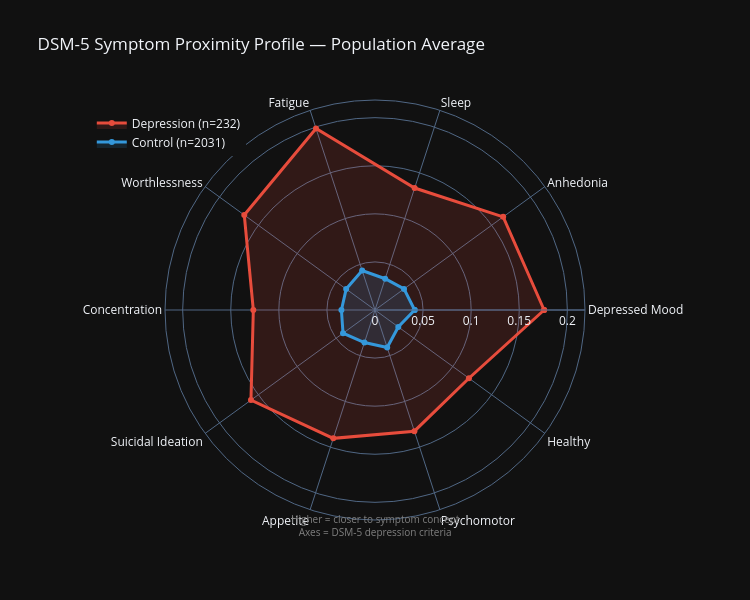

The notebook cell this image was saved under:
### Code cell
# Radar chart: mean symptom proximity — Depression vs Control
# We use (1 - cosine_distance) as "proximity" so higher = closer to symptom

dep_profiles = []
ctl_profiles = []
for uid, summary in user_summaries.items():
    proximity = [1.0 - d for d in summary['mean']]  # convert distance → proximity
    if user_label[uid] == 'depression':
        dep_profiles.append(proximity)
    else:
        ctl_profiles.append(proximity)

dep_mean = np.mean(dep_profiles, axis=0)
ctl_mean = np.mean(ctl_profiles, axis=0)
dep_std = np.std(dep_profiles, axis=0)
ctl_std = np.std(ctl_profiles, axis=0)

# Radar labels (close the polygon)
radar_labels = SYMPTOM_LABELS + [SYMPTOM_LABELS[0]]
dep_r = list(dep_mean) + [dep_mean[0]]
ctl_r = list(ctl_mean) + [ctl_mean[0]]

fig = go.Figure()
fig.add_trace(go.Scatterpolar(
    r=dep_r, theta=radar_labels, fill='toself',
    name=f'Depression (n={len(dep_profiles)})',
    line=dict(color=C_DEP, width=3),
    fillcolor='rgba(231, 76, 60, 0.15)',
))
fig.add_trace(go.Scatterpolar(
    r=ctl_r, theta=radar_labels, fill='toself',
    name=f'Control (n={len(ctl_profiles)})',
    line=dict(color=C_CTL, width=3),
    fillcolor='rgba(52, 152, 219, 0.15)',
))

fig.update_layout(
    title='DSM-5 Symptom Proximity Profile — Population Average',
    polar=dict(
        radialaxis=dict(visible=True, range=[0, max(max(dep_r), max(ctl_r)) * 1.1]),
        bgcolor='rgba(0,0,0,0)',
    ),
    width=750, height=600,
    template='plotly_dark',
    legend=dict(x=0.02, y=0.98),
    annotations=[dict(
        text='Higher = closer to symptom concept<br>Axes = DSM-5 depression criteria',
        x=0.5, y=-0.05, xref='paper', yref='paper',
        showarrow=False, font=dict(size=10, color='gray'),
    )],
)
fig.show()

### Figure 1 — Plotly figure (JSON) as saved in the notebook; plotly's stock layout.template omitted (floating-point values rounded to 4 significant figures)
{"data": [{"fill": "toself", "fillcolor": "rgba(231, 76, 60, 0.15)", "line": {"color": "#e74c3c", "width": 3}, "name": "Depression (n=232)", "r": [0.1759, 0.1648, 0.1334, 0.1985, 0.168, 0.1265, 0.1594, 0.1403, 0.1325, 0.1207, 0.1759], "theta": ["Depressed\nMood", "Anhedonia", "Sleep", "Fatigue", "Worthlessness", "Concentration", "Suicidal\nIdeation", "Appetite", "Psychomotor", "Healthy", "Depressed\nMood"], "type": "scatterpolar"}, {"fill": "toself", "fillcolor": "rgba(52, 152, 219, 0.15)", "line": {"color": "#3498db", "width": 3}, "name": "Control (n=2031)", "r": [0.04124, 0.0373, 0.03418, 0.0432, 0.03706, 0.03493, 0.0411, 0.03556, 0.04101, 0.02994, 0.04124], "theta": ["Depressed\nMood", "Anhedonia", "Sleep", "Fatigue", "Worthlessness", "Concentration", "Suicidal\nIdeation", "Appetite", "Psychomotor", "Healthy", "Depressed\nMood"], "type": "scatterpolar"}], "layout": {"annotations": [{"font": {"color": "gray", "size": 10}, "showarrow": false, "text": "Higher = closer to symptom concept<br>Axes = DSM-5 depression criteria", "x": 0.5, "xref": "paper", "y": -0.05, "yref": "paper"}], "height": 600, "legend": {"x": 0.02, "y": 0.98}, "polar": {"bgcolor": "rgba(0,0,0,0)", "radialaxis": {"range": [0, 0.2184], "visible": true}}, "title": {"text": "DSM-5 Symptom Proximity Profile — Population Average"}, "width": 750}}
